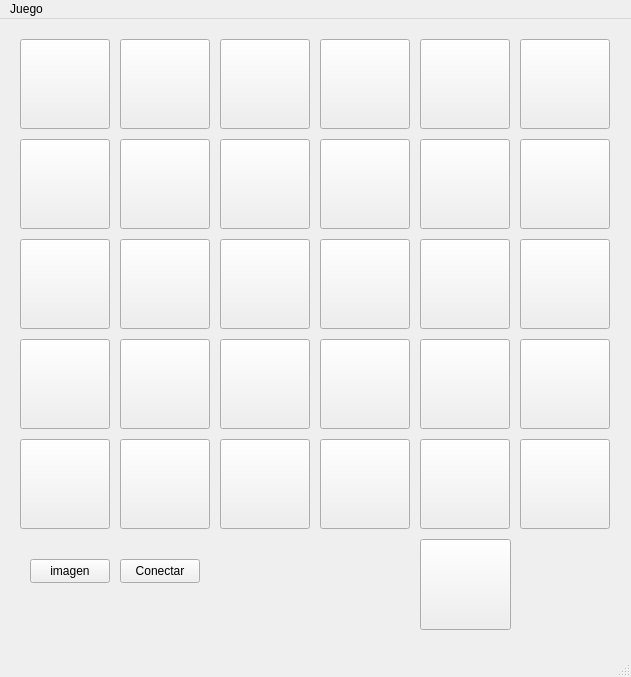
<?xml version="1.0" encoding="UTF-8"?>
<ui version="4.0">
 <class>MainWindow</class>
 <widget class="QMainWindow" name="MainWindow">
  <property name="geometry">
   <rect>
    <x>0</x>
    <y>0</y>
    <width>631</width>
    <height>677</height>
   </rect>
  </property>
  <property name="windowTitle">
   <string>MainWindow</string>
  </property>
  <widget class="QWidget" name="centralwidget">
   <widget class="QPushButton" name="connectBtn">
    <property name="geometry">
     <rect>
      <x>120</x>
      <y>540</y>
      <width>80</width>
      <height>24</height>
     </rect>
    </property>
    <property name="text">
     <string>Conectar</string>
    </property>
   </widget>
   <widget class="QPushButton" name="seeImageBtn">
    <property name="geometry">
     <rect>
      <x>30</x>
      <y>540</y>
      <width>80</width>
      <height>24</height>
     </rect>
    </property>
    <property name="text">
     <string>imagen</string>
    </property>
   </widget>
   <widget class="QPushButton" name="card00">
    <property name="geometry">
     <rect>
      <x>20</x>
      <y>20</y>
      <width>90</width>
      <height>90</height>
     </rect>
    </property>
    <property name="cursor">
     <cursorShape>PointingHandCursor</cursorShape>
    </property>
    <property name="text">
     <string/>
    </property>
    <property name="icon">
     <iconset>
      <normaloff>../build-client-Desktop_Qt_6_2_4_MinGW_64_bit-Debug/question.jpg</normaloff>../build-client-Desktop_Qt_6_2_4_MinGW_64_bit-Debug/question.jpg</iconset>
    </property>
    <property name="iconSize">
     <size>
      <width>90</width>
      <height>90</height>
     </size>
    </property>
   </widget>
   <widget class="QPushButton" name="card00_2">
    <property name="geometry">
     <rect>
      <x>120</x>
      <y>20</y>
      <width>90</width>
      <height>90</height>
     </rect>
    </property>
    <property name="cursor">
     <cursorShape>PointingHandCursor</cursorShape>
    </property>
    <property name="text">
     <string/>
    </property>
    <property name="icon">
     <iconset>
      <normaloff>../build-client-Desktop_Qt_6_2_4_MinGW_64_bit-Debug/question.jpg</normaloff>../build-client-Desktop_Qt_6_2_4_MinGW_64_bit-Debug/question.jpg</iconset>
    </property>
    <property name="iconSize">
     <size>
      <width>90</width>
      <height>90</height>
     </size>
    </property>
   </widget>
   <widget class="QPushButton" name="card00_3">
    <property name="geometry">
     <rect>
      <x>220</x>
      <y>20</y>
      <width>90</width>
      <height>90</height>
     </rect>
    </property>
    <property name="cursor">
     <cursorShape>PointingHandCursor</cursorShape>
    </property>
    <property name="text">
     <string/>
    </property>
    <property name="icon">
     <iconset>
      <normaloff>../build-client-Desktop_Qt_6_2_4_MinGW_64_bit-Debug/question.jpg</normaloff>../build-client-Desktop_Qt_6_2_4_MinGW_64_bit-Debug/question.jpg</iconset>
    </property>
    <property name="iconSize">
     <size>
      <width>90</width>
      <height>90</height>
     </size>
    </property>
   </widget>
   <widget class="QPushButton" name="card00_4">
    <property name="geometry">
     <rect>
      <x>320</x>
      <y>20</y>
      <width>90</width>
      <height>90</height>
     </rect>
    </property>
    <property name="cursor">
     <cursorShape>PointingHandCursor</cursorShape>
    </property>
    <property name="text">
     <string/>
    </property>
    <property name="icon">
     <iconset>
      <normaloff>../build-client-Desktop_Qt_6_2_4_MinGW_64_bit-Debug/question.jpg</normaloff>../build-client-Desktop_Qt_6_2_4_MinGW_64_bit-Debug/question.jpg</iconset>
    </property>
    <property name="iconSize">
     <size>
      <width>90</width>
      <height>90</height>
     </size>
    </property>
   </widget>
   <widget class="QPushButton" name="card00_5">
    <property name="geometry">
     <rect>
      <x>420</x>
      <y>20</y>
      <width>90</width>
      <height>90</height>
     </rect>
    </property>
    <property name="cursor">
     <cursorShape>PointingHandCursor</cursorShape>
    </property>
    <property name="text">
     <string/>
    </property>
    <property name="icon">
     <iconset>
      <normaloff>../build-client-Desktop_Qt_6_2_4_MinGW_64_bit-Debug/question.jpg</normaloff>../build-client-Desktop_Qt_6_2_4_MinGW_64_bit-Debug/question.jpg</iconset>
    </property>
    <property name="iconSize">
     <size>
      <width>90</width>
      <height>90</height>
     </size>
    </property>
   </widget>
   <widget class="QPushButton" name="pushButton">
    <property name="geometry">
     <rect>
      <x>420</x>
      <y>520</y>
      <width>91</width>
      <height>91</height>
     </rect>
    </property>
    <property name="cursor">
     <cursorShape>PointingHandCursor</cursorShape>
    </property>
    <property name="text">
     <string/>
    </property>
    <property name="iconSize">
     <size>
      <width>90</width>
      <height>90</height>
     </size>
    </property>
    <property name="checkable">
     <bool>false</bool>
    </property>
    <property name="autoDefault">
     <bool>false</bool>
    </property>
    <property name="default">
     <bool>false</bool>
    </property>
    <property name="flat">
     <bool>false</bool>
    </property>
   </widget>
   <widget class="QPushButton" name="card00_6">
    <property name="geometry">
     <rect>
      <x>20</x>
      <y>120</y>
      <width>90</width>
      <height>90</height>
     </rect>
    </property>
    <property name="cursor">
     <cursorShape>PointingHandCursor</cursorShape>
    </property>
    <property name="text">
     <string/>
    </property>
    <property name="icon">
     <iconset>
      <normaloff>../build-client-Desktop_Qt_6_2_4_MinGW_64_bit-Debug/question.jpg</normaloff>../build-client-Desktop_Qt_6_2_4_MinGW_64_bit-Debug/question.jpg</iconset>
    </property>
    <property name="iconSize">
     <size>
      <width>90</width>
      <height>90</height>
     </size>
    </property>
   </widget>
   <widget class="QPushButton" name="card00_7">
    <property name="geometry">
     <rect>
      <x>120</x>
      <y>120</y>
      <width>90</width>
      <height>90</height>
     </rect>
    </property>
    <property name="cursor">
     <cursorShape>PointingHandCursor</cursorShape>
    </property>
    <property name="text">
     <string/>
    </property>
    <property name="icon">
     <iconset>
      <normaloff>../build-client-Desktop_Qt_6_2_4_MinGW_64_bit-Debug/question.jpg</normaloff>../build-client-Desktop_Qt_6_2_4_MinGW_64_bit-Debug/question.jpg</iconset>
    </property>
    <property name="iconSize">
     <size>
      <width>90</width>
      <height>90</height>
     </size>
    </property>
   </widget>
   <widget class="QPushButton" name="card00_8">
    <property name="geometry">
     <rect>
      <x>220</x>
      <y>120</y>
      <width>90</width>
      <height>90</height>
     </rect>
    </property>
    <property name="cursor">
     <cursorShape>PointingHandCursor</cursorShape>
    </property>
    <property name="text">
     <string/>
    </property>
    <property name="icon">
     <iconset>
      <normaloff>../build-client-Desktop_Qt_6_2_4_MinGW_64_bit-Debug/question.jpg</normaloff>../build-client-Desktop_Qt_6_2_4_MinGW_64_bit-Debug/question.jpg</iconset>
    </property>
    <property name="iconSize">
     <size>
      <width>90</width>
      <height>90</height>
     </size>
    </property>
   </widget>
   <widget class="QPushButton" name="card00_9">
    <property name="geometry">
     <rect>
      <x>320</x>
      <y>120</y>
      <width>90</width>
      <height>90</height>
     </rect>
    </property>
    <property name="cursor">
     <cursorShape>PointingHandCursor</cursorShape>
    </property>
    <property name="text">
     <string/>
    </property>
    <property name="icon">
     <iconset>
      <normaloff>../build-client-Desktop_Qt_6_2_4_MinGW_64_bit-Debug/question.jpg</normaloff>../build-client-Desktop_Qt_6_2_4_MinGW_64_bit-Debug/question.jpg</iconset>
    </property>
    <property name="iconSize">
     <size>
      <width>90</width>
      <height>90</height>
     </size>
    </property>
   </widget>
   <widget class="QPushButton" name="card00_10">
    <property name="geometry">
     <rect>
      <x>420</x>
      <y>120</y>
      <width>90</width>
      <height>90</height>
     </rect>
    </property>
    <property name="cursor">
     <cursorShape>PointingHandCursor</cursorShape>
    </property>
    <property name="text">
     <string/>
    </property>
    <property name="icon">
     <iconset>
      <normaloff>../build-client-Desktop_Qt_6_2_4_MinGW_64_bit-Debug/question.jpg</normaloff>../build-client-Desktop_Qt_6_2_4_MinGW_64_bit-Debug/question.jpg</iconset>
    </property>
    <property name="iconSize">
     <size>
      <width>90</width>
      <height>90</height>
     </size>
    </property>
   </widget>
   <widget class="QPushButton" name="card00_11">
    <property name="geometry">
     <rect>
      <x>20</x>
      <y>220</y>
      <width>90</width>
      <height>90</height>
     </rect>
    </property>
    <property name="cursor">
     <cursorShape>PointingHandCursor</cursorShape>
    </property>
    <property name="text">
     <string/>
    </property>
    <property name="icon">
     <iconset>
      <normaloff>../build-client-Desktop_Qt_6_2_4_MinGW_64_bit-Debug/question.jpg</normaloff>../build-client-Desktop_Qt_6_2_4_MinGW_64_bit-Debug/question.jpg</iconset>
    </property>
    <property name="iconSize">
     <size>
      <width>90</width>
      <height>90</height>
     </size>
    </property>
   </widget>
   <widget class="QPushButton" name="card00_12">
    <property name="geometry">
     <rect>
      <x>120</x>
      <y>220</y>
      <width>90</width>
      <height>90</height>
     </rect>
    </property>
    <property name="cursor">
     <cursorShape>PointingHandCursor</cursorShape>
    </property>
    <property name="text">
     <string/>
    </property>
    <property name="icon">
     <iconset>
      <normaloff>../build-client-Desktop_Qt_6_2_4_MinGW_64_bit-Debug/question.jpg</normaloff>../build-client-Desktop_Qt_6_2_4_MinGW_64_bit-Debug/question.jpg</iconset>
    </property>
    <property name="iconSize">
     <size>
      <width>90</width>
      <height>90</height>
     </size>
    </property>
   </widget>
   <widget class="QPushButton" name="card00_13">
    <property name="geometry">
     <rect>
      <x>220</x>
      <y>220</y>
      <width>90</width>
      <height>90</height>
     </rect>
    </property>
    <property name="cursor">
     <cursorShape>PointingHandCursor</cursorShape>
    </property>
    <property name="text">
     <string/>
    </property>
    <property name="icon">
     <iconset>
      <normaloff>../build-client-Desktop_Qt_6_2_4_MinGW_64_bit-Debug/question.jpg</normaloff>../build-client-Desktop_Qt_6_2_4_MinGW_64_bit-Debug/question.jpg</iconset>
    </property>
    <property name="iconSize">
     <size>
      <width>90</width>
      <height>90</height>
     </size>
    </property>
   </widget>
   <widget class="QPushButton" name="card00_14">
    <property name="geometry">
     <rect>
      <x>320</x>
      <y>220</y>
      <width>90</width>
      <height>90</height>
     </rect>
    </property>
    <property name="cursor">
     <cursorShape>PointingHandCursor</cursorShape>
    </property>
    <property name="text">
     <string/>
    </property>
    <property name="icon">
     <iconset>
      <normaloff>../build-client-Desktop_Qt_6_2_4_MinGW_64_bit-Debug/question.jpg</normaloff>../build-client-Desktop_Qt_6_2_4_MinGW_64_bit-Debug/question.jpg</iconset>
    </property>
    <property name="iconSize">
     <size>
      <width>90</width>
      <height>90</height>
     </size>
    </property>
   </widget>
   <widget class="QPushButton" name="card00_15">
    <property name="geometry">
     <rect>
      <x>420</x>
      <y>220</y>
      <width>90</width>
      <height>90</height>
     </rect>
    </property>
    <property name="cursor">
     <cursorShape>PointingHandCursor</cursorShape>
    </property>
    <property name="text">
     <string/>
    </property>
    <property name="icon">
     <iconset>
      <normaloff>../build-client-Desktop_Qt_6_2_4_MinGW_64_bit-Debug/question.jpg</normaloff>../build-client-Desktop_Qt_6_2_4_MinGW_64_bit-Debug/question.jpg</iconset>
    </property>
    <property name="iconSize">
     <size>
      <width>90</width>
      <height>90</height>
     </size>
    </property>
   </widget>
   <widget class="QPushButton" name="card00_16">
    <property name="geometry">
     <rect>
      <x>20</x>
      <y>320</y>
      <width>90</width>
      <height>90</height>
     </rect>
    </property>
    <property name="cursor">
     <cursorShape>PointingHandCursor</cursorShape>
    </property>
    <property name="text">
     <string/>
    </property>
    <property name="icon">
     <iconset>
      <normaloff>../build-client-Desktop_Qt_6_2_4_MinGW_64_bit-Debug/question.jpg</normaloff>../build-client-Desktop_Qt_6_2_4_MinGW_64_bit-Debug/question.jpg</iconset>
    </property>
    <property name="iconSize">
     <size>
      <width>90</width>
      <height>90</height>
     </size>
    </property>
   </widget>
   <widget class="QPushButton" name="card00_17">
    <property name="geometry">
     <rect>
      <x>120</x>
      <y>320</y>
      <width>90</width>
      <height>90</height>
     </rect>
    </property>
    <property name="cursor">
     <cursorShape>PointingHandCursor</cursorShape>
    </property>
    <property name="text">
     <string/>
    </property>
    <property name="icon">
     <iconset>
      <normaloff>../build-client-Desktop_Qt_6_2_4_MinGW_64_bit-Debug/question.jpg</normaloff>../build-client-Desktop_Qt_6_2_4_MinGW_64_bit-Debug/question.jpg</iconset>
    </property>
    <property name="iconSize">
     <size>
      <width>90</width>
      <height>90</height>
     </size>
    </property>
   </widget>
   <widget class="QPushButton" name="card00_18">
    <property name="geometry">
     <rect>
      <x>220</x>
      <y>320</y>
      <width>90</width>
      <height>90</height>
     </rect>
    </property>
    <property name="cursor">
     <cursorShape>PointingHandCursor</cursorShape>
    </property>
    <property name="text">
     <string/>
    </property>
    <property name="icon">
     <iconset>
      <normaloff>../build-client-Desktop_Qt_6_2_4_MinGW_64_bit-Debug/question.jpg</normaloff>../build-client-Desktop_Qt_6_2_4_MinGW_64_bit-Debug/question.jpg</iconset>
    </property>
    <property name="iconSize">
     <size>
      <width>90</width>
      <height>90</height>
     </size>
    </property>
   </widget>
   <widget class="QPushButton" name="card00_19">
    <property name="geometry">
     <rect>
      <x>320</x>
      <y>320</y>
      <width>90</width>
      <height>90</height>
     </rect>
    </property>
    <property name="cursor">
     <cursorShape>PointingHandCursor</cursorShape>
    </property>
    <property name="text">
     <string/>
    </property>
    <property name="icon">
     <iconset>
      <normaloff>../build-client-Desktop_Qt_6_2_4_MinGW_64_bit-Debug/question.jpg</normaloff>../build-client-Desktop_Qt_6_2_4_MinGW_64_bit-Debug/question.jpg</iconset>
    </property>
    <property name="iconSize">
     <size>
      <width>90</width>
      <height>90</height>
     </size>
    </property>
   </widget>
   <widget class="QPushButton" name="card00_20">
    <property name="geometry">
     <rect>
      <x>420</x>
      <y>320</y>
      <width>90</width>
      <height>90</height>
     </rect>
    </property>
    <property name="cursor">
     <cursorShape>PointingHandCursor</cursorShape>
    </property>
    <property name="text">
     <string/>
    </property>
    <property name="icon">
     <iconset>
      <normaloff>../build-client-Desktop_Qt_6_2_4_MinGW_64_bit-Debug/question.jpg</normaloff>../build-client-Desktop_Qt_6_2_4_MinGW_64_bit-Debug/question.jpg</iconset>
    </property>
    <property name="iconSize">
     <size>
      <width>90</width>
      <height>90</height>
     </size>
    </property>
   </widget>
   <widget class="QPushButton" name="card00_21">
    <property name="geometry">
     <rect>
      <x>20</x>
      <y>420</y>
      <width>90</width>
      <height>90</height>
     </rect>
    </property>
    <property name="cursor">
     <cursorShape>PointingHandCursor</cursorShape>
    </property>
    <property name="text">
     <string/>
    </property>
    <property name="icon">
     <iconset>
      <normaloff>../build-client-Desktop_Qt_6_2_4_MinGW_64_bit-Debug/question.jpg</normaloff>../build-client-Desktop_Qt_6_2_4_MinGW_64_bit-Debug/question.jpg</iconset>
    </property>
    <property name="iconSize">
     <size>
      <width>90</width>
      <height>90</height>
     </size>
    </property>
   </widget>
   <widget class="QPushButton" name="card00_22">
    <property name="geometry">
     <rect>
      <x>120</x>
      <y>420</y>
      <width>90</width>
      <height>90</height>
     </rect>
    </property>
    <property name="cursor">
     <cursorShape>PointingHandCursor</cursorShape>
    </property>
    <property name="text">
     <string/>
    </property>
    <property name="icon">
     <iconset>
      <normaloff>../build-client-Desktop_Qt_6_2_4_MinGW_64_bit-Debug/question.jpg</normaloff>../build-client-Desktop_Qt_6_2_4_MinGW_64_bit-Debug/question.jpg</iconset>
    </property>
    <property name="iconSize">
     <size>
      <width>90</width>
      <height>90</height>
     </size>
    </property>
   </widget>
   <widget class="QPushButton" name="card00_23">
    <property name="geometry">
     <rect>
      <x>220</x>
      <y>420</y>
      <width>90</width>
      <height>90</height>
     </rect>
    </property>
    <property name="cursor">
     <cursorShape>PointingHandCursor</cursorShape>
    </property>
    <property name="text">
     <string/>
    </property>
    <property name="icon">
     <iconset>
      <normaloff>../build-client-Desktop_Qt_6_2_4_MinGW_64_bit-Debug/question.jpg</normaloff>../build-client-Desktop_Qt_6_2_4_MinGW_64_bit-Debug/question.jpg</iconset>
    </property>
    <property name="iconSize">
     <size>
      <width>90</width>
      <height>90</height>
     </size>
    </property>
   </widget>
   <widget class="QPushButton" name="card00_24">
    <property name="geometry">
     <rect>
      <x>320</x>
      <y>420</y>
      <width>90</width>
      <height>90</height>
     </rect>
    </property>
    <property name="cursor">
     <cursorShape>PointingHandCursor</cursorShape>
    </property>
    <property name="text">
     <string/>
    </property>
    <property name="icon">
     <iconset>
      <normaloff>../build-client-Desktop_Qt_6_2_4_MinGW_64_bit-Debug/question.jpg</normaloff>../build-client-Desktop_Qt_6_2_4_MinGW_64_bit-Debug/question.jpg</iconset>
    </property>
    <property name="iconSize">
     <size>
      <width>90</width>
      <height>90</height>
     </size>
    </property>
   </widget>
   <widget class="QPushButton" name="card00_25">
    <property name="geometry">
     <rect>
      <x>420</x>
      <y>420</y>
      <width>90</width>
      <height>90</height>
     </rect>
    </property>
    <property name="cursor">
     <cursorShape>PointingHandCursor</cursorShape>
    </property>
    <property name="text">
     <string/>
    </property>
    <property name="icon">
     <iconset>
      <normaloff>../build-client-Desktop_Qt_6_2_4_MinGW_64_bit-Debug/question.jpg</normaloff>../build-client-Desktop_Qt_6_2_4_MinGW_64_bit-Debug/question.jpg</iconset>
    </property>
    <property name="iconSize">
     <size>
      <width>90</width>
      <height>90</height>
     </size>
    </property>
   </widget>
   <widget class="QPushButton" name="card00_26">
    <property name="geometry">
     <rect>
      <x>520</x>
      <y>20</y>
      <width>90</width>
      <height>90</height>
     </rect>
    </property>
    <property name="cursor">
     <cursorShape>PointingHandCursor</cursorShape>
    </property>
    <property name="text">
     <string/>
    </property>
    <property name="icon">
     <iconset>
      <normaloff>../build-client-Desktop_Qt_6_2_4_MinGW_64_bit-Debug/question.jpg</normaloff>../build-client-Desktop_Qt_6_2_4_MinGW_64_bit-Debug/question.jpg</iconset>
    </property>
    <property name="iconSize">
     <size>
      <width>90</width>
      <height>90</height>
     </size>
    </property>
   </widget>
   <widget class="QPushButton" name="card00_27">
    <property name="geometry">
     <rect>
      <x>520</x>
      <y>120</y>
      <width>90</width>
      <height>90</height>
     </rect>
    </property>
    <property name="cursor">
     <cursorShape>PointingHandCursor</cursorShape>
    </property>
    <property name="text">
     <string/>
    </property>
    <property name="icon">
     <iconset>
      <normaloff>../build-client-Desktop_Qt_6_2_4_MinGW_64_bit-Debug/question.jpg</normaloff>../build-client-Desktop_Qt_6_2_4_MinGW_64_bit-Debug/question.jpg</iconset>
    </property>
    <property name="iconSize">
     <size>
      <width>90</width>
      <height>90</height>
     </size>
    </property>
   </widget>
   <widget class="QPushButton" name="card00_28">
    <property name="geometry">
     <rect>
      <x>520</x>
      <y>220</y>
      <width>90</width>
      <height>90</height>
     </rect>
    </property>
    <property name="cursor">
     <cursorShape>PointingHandCursor</cursorShape>
    </property>
    <property name="text">
     <string/>
    </property>
    <property name="icon">
     <iconset>
      <normaloff>../build-client-Desktop_Qt_6_2_4_MinGW_64_bit-Debug/question.jpg</normaloff>../build-client-Desktop_Qt_6_2_4_MinGW_64_bit-Debug/question.jpg</iconset>
    </property>
    <property name="iconSize">
     <size>
      <width>90</width>
      <height>90</height>
     </size>
    </property>
   </widget>
   <widget class="QPushButton" name="card00_29">
    <property name="geometry">
     <rect>
      <x>520</x>
      <y>320</y>
      <width>90</width>
      <height>90</height>
     </rect>
    </property>
    <property name="cursor">
     <cursorShape>PointingHandCursor</cursorShape>
    </property>
    <property name="text">
     <string/>
    </property>
    <property name="icon">
     <iconset>
      <normaloff>../build-client-Desktop_Qt_6_2_4_MinGW_64_bit-Debug/question.jpg</normaloff>../build-client-Desktop_Qt_6_2_4_MinGW_64_bit-Debug/question.jpg</iconset>
    </property>
    <property name="iconSize">
     <size>
      <width>90</width>
      <height>90</height>
     </size>
    </property>
   </widget>
   <widget class="QPushButton" name="card00_30">
    <property name="geometry">
     <rect>
      <x>520</x>
      <y>420</y>
      <width>90</width>
      <height>90</height>
     </rect>
    </property>
    <property name="cursor">
     <cursorShape>PointingHandCursor</cursorShape>
    </property>
    <property name="text">
     <string/>
    </property>
    <property name="icon">
     <iconset>
      <normaloff>../build-client-Desktop_Qt_6_2_4_MinGW_64_bit-Debug/question.jpg</normaloff>../build-client-Desktop_Qt_6_2_4_MinGW_64_bit-Debug/question.jpg</iconset>
    </property>
    <property name="iconSize">
     <size>
      <width>90</width>
      <height>90</height>
     </size>
    </property>
   </widget>
  </widget>
  <widget class="QMenuBar" name="menubar">
   <property name="geometry">
    <rect>
     <x>0</x>
     <y>0</y>
     <width>631</width>
     <height>21</height>
    </rect>
   </property>
   <widget class="QMenu" name="menuJuego">
    <property name="title">
     <string>Juego</string>
    </property>
    <addaction name="actionUnirse"/>
    <addaction name="actionCrear"/>
   </widget>
   <addaction name="menuJuego"/>
  </widget>
  <widget class="QStatusBar" name="statusbar"/>
  <action name="actionUnirse">
   <property name="text">
    <string>Unirse</string>
   </property>
  </action>
  <action name="actionCrear">
   <property name="text">
    <string>Crear</string>
   </property>
  </action>
 </widget>
 <resources/>
 <connections/>
</ui>
